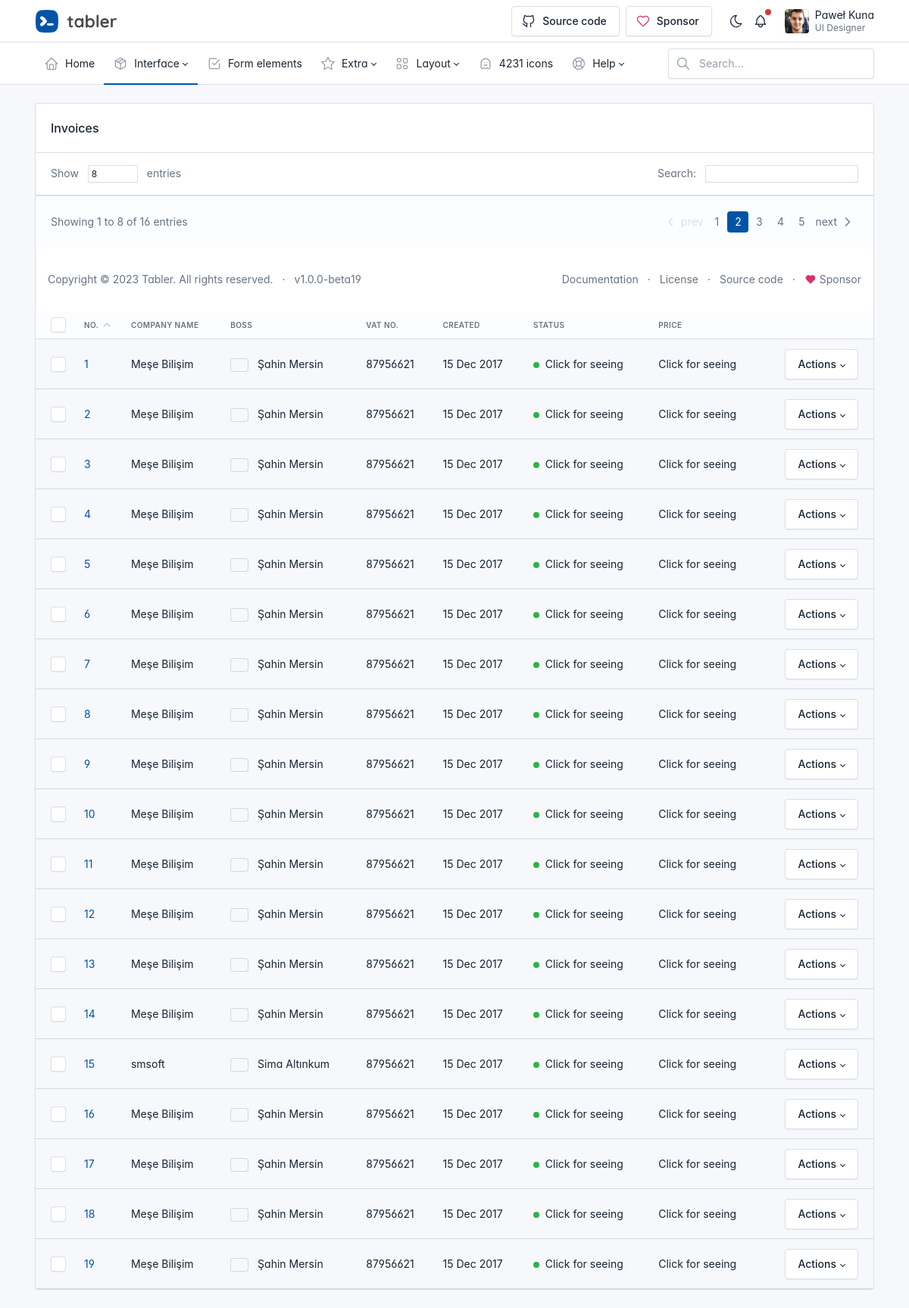
The app's page /select/, older data.
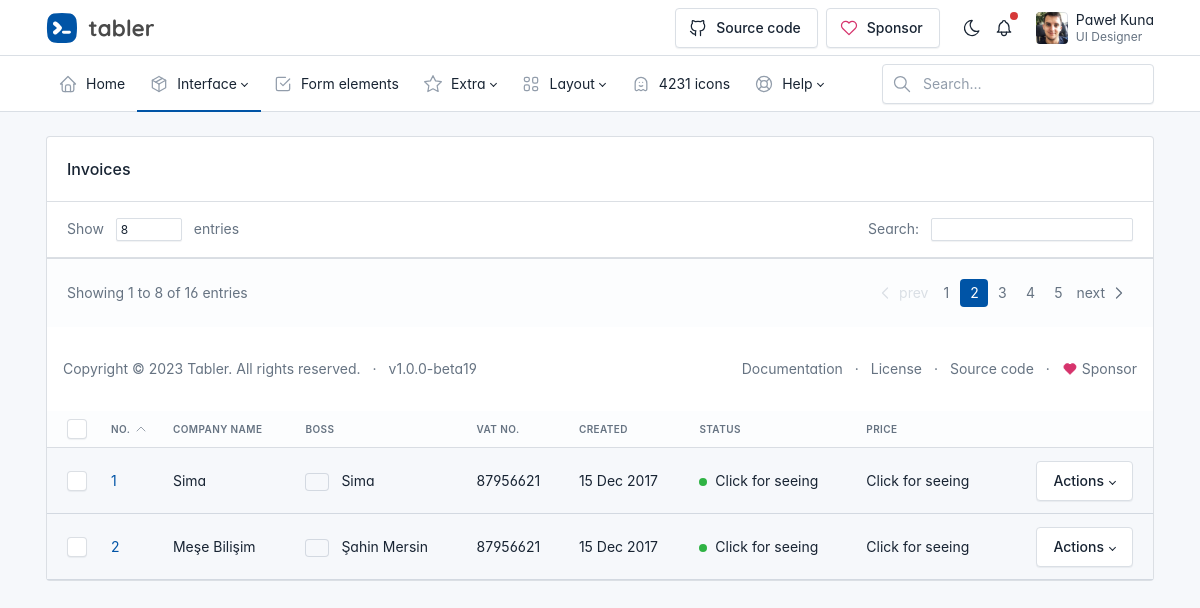
The same page, newer data.
### companies/models.py (models this page shows)
class Companies(models.Model):
    company_name= models.CharField(max_length=200, unique= True)
    boss_name = models.CharField(max_length=200)
    email = models.CharField(max_length=200)
    telephone = models.IntegerField(default=0)
    tax = models.IntegerField(default=0)

### companies/views.py (the view)
# urls.py: path('select/', views.selectCompany, name = "select"),
def selectCompany(request):
    account_list = Companies.objects.all()
    context = {
        "account_list": account_list
    }
    return render(request, "select.html", context)

### templates/select.html (shortened to what this page needs)
<!doctype html>
<html lang="en">
  <head>
    <link href="/static/css/tabler.min.css" rel="stylesheet"/>
    <link href="/static/css/tabler-flags.min.css" rel="stylesheet"/>
    <link href="/static/css/tabler-payments.min.css" rel="stylesheet"/>
    <link href="/static/css/tabler-vendors.min.css" rel="stylesheet"/>
    <link href="/static/css/demo.min.css?1685973381" rel="stylesheet"/>
  </head>
  <body >
    <div class="page">
      <header class="navbar navbar-expand-md d-print-none" >
        <div class="container-xl">
          <h1 class="navbar-brand navbar-brand-autodark d-none-navbar-horizontal pe-0 pe-md-3">
            <a href=".">
              <img src="/static/logo.svg" width="110" height="32" alt="Tabler" class="navbar-brand-image">
            </a>
          </h1>
          <div class="navbar-nav flex-row order-md-last">
            <div class="nav-item d-none d-md-flex me-3">
              <div class="btn-list">
                <a href="https://github.com/tabler/tabler" class="btn" target="_blank" rel="noreferrer">
                  Source code
                </a>
                <a href="https://github.com/sponsors/codecalm" class="btn" target="_blank" rel="noreferrer">
                  Sponsor
                </a>
              </div>
            </div>
            <div class="d-none d-md-flex">
              <a href="?theme=dark" class="nav-link px-0 hide-theme-dark" title="Enable dark mode" data-bs-toggle="tooltip"
		   data-bs-placement="bottom">
              </a>
              <div class="nav-item dropdown d-none d-md-flex me-3">
                <a href="#" class="nav-link px-0" data-bs-toggle="dropdown" tabindex="-1" aria-label="Show notifications">
                  <span class="badge bg-red"></span>
                </a>
              </div>
            </div>
            <div class="nav-item dropdown">
              <a href="#" class="nav-link d-flex lh-1 text-reset p-0" data-bs-toggle="dropdown" aria-label="Open user menu">
                <span class="avatar avatar-sm" style="background-image: url(/static/avatars/000m.jpg)"></span>
                <div class="d-none d-xl-block ps-2">
                  <div>Paweł Kuna</div>
                  <div class="mt-1 small text-secondary">UI Designer</div>
                </div>
              </a>
            </div>
          </div>
        </div>
      </header>
      <header class="navbar-expand-md">
        <div class="collapse navbar-collapse" id="navbar-menu">
          <div class="navbar">
            <div class="container-xl">
              <ul class="navbar-nav">
                <li class="nav-item">
                  <a class="nav-link" href="./" >
                    <span class="nav-link-icon d-md-none d-lg-inline-block">
                    </span>
                    <span class="nav-link-title">
                      Home
                    </span>
                  </a>
                </li>
                <li class="nav-item active dropdown">
                  <a class="nav-link dropdown-toggle" href="#navbar-base" data-bs-toggle="dropdown" data-bs-auto-close="outside" role="button" aria-expanded="false" >
                    <span class="nav-link-icon d-md-none d-lg-inline-block">
                    </span>
                    <span class="nav-link-title">
                      Interface
                    </span>
                  </a>
                </li>
                <li class="nav-item">
                  <a class="nav-link" href="./form-elements.html" >
                    <span class="nav-link-icon d-md-none d-lg-inline-block">
                    </span>
                    <span class="nav-link-title">
                      Form elements
                    </span>
                  </a>
                </li>
                <li class="nav-item dropdown">
                  <a class="nav-link dropdown-toggle" href="#navbar-extra" data-bs-toggle="dropdown" data-bs-auto-close="outside" role="button" aria-expanded="false" >
                    <span class="nav-link-icon d-md-none d-lg-inline-block">
                    </span>
                    <span class="nav-link-title">
                      Extra
                    </span>
                  </a>
                </li>
                <li class="nav-item dropdown">
                  <a class="nav-link dropdown-toggle" href="#navbar-layout" data-bs-toggle="dropdown" data-bs-auto-close="outside" role="button" aria-expanded="false" >
                    <span class="nav-link-icon d-md-none d-lg-inline-block">
                    </span>
                    <span class="nav-link-title">
                      Layout
                    </span>
                  </a>
                </li>
                <li class="nav-item">
                  <a class="nav-link" href="./icons.html" >
                    <span class="nav-link-icon d-md-none d-lg-inline-block">
                    </span>
                    <span class="nav-link-title">
                      4231 icons
                    </span>
                  </a>
                </li>
                <li class="nav-item dropdown">
                  <a class="nav-link dropdown-toggle" href="#navbar-help" data-bs-toggle="dropdown" data-bs-auto-close="outside" role="button" aria-expanded="false" >
                    <span class="nav-link-icon d-md-none d-lg-inline-block">
                    </span>
                    <span class="nav-link-title">
                      Help
                    </span>
                  </a>
                </li>
              </ul>
              <div class="my-2 my-md-0 flex-grow-1 flex-md-grow-0 order-first order-md-last">
                <form action="./" method="get" autocomplete="off" novalidate>
                  <div class="input-icon">
                    <span class="input-icon-addon">
                    </span>
                    <input type="text" value="" class="form-control" placeholder="Search…" aria-label="Search in website">
                  </div>
                </form>
              </div>
            </div>
          </div>
        </div>
      </header>
      <div class="page-wrapper">
        <div class="page-body">
          <div class="container-xl d-flex flex-column justify-content-center">
            <div class="col-12">
                <div class="card">
                  <div class="card-header">
                    <h3 class="card-title">Invoices</h3>
                  </div>
                  <div class="card-body border-bottom py-3">
                    <div class="d-flex">
                      <div class="text-secondary">
                        Show
                        <div class="mx-2 d-inline-block">
                          <input type="text" class="form-control form-control-sm" value="8" size="3" aria-label="Invoices count">
                        </div>
                        entries
                      </div>
                      <div class="ms-auto text-secondary">
                        Search:
                        <div class="ms-2 d-inline-block">
                          <input type="text" class="form-control form-control-sm" aria-label="Search invoice">
                        </div>
                      </div>
                    </div>
                  </div>
                  <div class="table-responsive">
                    <table class="table card-table table-vcenter text-nowrap datatable">
                      <thead>
                        <tr>
                          <th class="w-1"><input class="form-check-input m-0 align-middle" type="checkbox" aria-label="Select all invoices"></th>
                          <th class="w-1">No.
                            <svg xmlns="http://www.w3.org/2000/svg" class="icon icon-sm icon-thick" width="24" height="24" viewBox="0 0 24 24" stroke-width="2" stroke="currentColor" fill="none" stroke-linecap="round" stroke-linejoin="round"><path stroke="none" d="M0 0h24v24H0z" fill="none"></path><path d="M6 15l6 -6l6 6"></path></svg>
                          </th>
                          <th>Company Name</th>
                          <th>Boss</th>
                          <th>VAT No.</th>
                          <th>Created</th>
                          <th>Status</th>
                          <th>Price</th>
                          <th></th>
                        </tr>
                      </thead>
                      <tbody>
                        <tr>
                          {% for company in account_list %}
                            <td><input class="form-check-input m-0 align-middle" type="checkbox" aria-label="Select invoice"></td>
                            <td><span class="text-secondary"><a href="{% url 'selectCompanyDetail' company.pk %}">{{ company.pk }}</a></span></td>
                            <td><a href = "/sum/" class="text-reset" tabindex="-1" target = "_blank">{{ company.company_name }}</a></td>
                          <td>
                            <span class="flag flag-xs flag-country-us me-2"></span>
                            {{ company.boss_name }}
                          </td>
                          <td>
                            87956621
                          </td>
                          <td>
                            15 Dec 2017
                          </td>
                          <td>
                            <span class="badge bg-success me-1"></span> Click for seeing
                          </td>
                          <td>Click for seeing</td>
                          <td class="text-end">
                            <span class="dropdown">
                              <button class="btn dropdown-toggle align-text-top" data-bs-boundary="viewport" data-bs-toggle="dropdown">Actions</button>
                            </span>
                          </td>
                        </tr>
                        <tr>
                          {% endfor %}
                  <div class="card-footer d-flex align-items-center">
                    <p class="m-0 text-secondary">Showing <span>1</span> to <span>8</span> of <span>16</span> entries</p>
                    <ul class="pagination m-0 ms-auto">
                      <li class="page-item disabled">
                        <a class="page-link" href="#" tabindex="-1" aria-disabled="true">
                          <svg xmlns="http://www.w3.org/2000/svg" class="icon" width="24" height="24" viewBox="0 0 24 24" stroke-width="2" stroke="currentColor" fill="none" stroke-linecap="round" stroke-linejoin="round"><path stroke="none" d="M0 0h24v24H0z" fill="none"></path><path d="M15 6l-6 6l6 6"></path></svg>
                          prev
                        </a>
                      </li>
                      <li class="page-item"><a class="page-link" href="#">1</a></li>
                      <li class="page-item active"><a class="page-link" href="#">2</a></li>
                      <li class="page-item"><a class="page-link" href="#">3</a></li>
                      <li class="page-item"><a class="page-link" href="#">4</a></li>
                      <li class="page-item"><a class="page-link" href="#">5</a></li>
                      <li class="page-item">
                        <a class="page-link" href="#">
                          next
                          <svg xmlns="http://www.w3.org/2000/svg" class="icon" width="24" height="24" viewBox="0 0 24 24" stroke-width="2" stroke="currentColor" fill="none" stroke-linecap="round" stroke-linejoin="round"><path stroke="none" d="M0 0h24v24H0z" fill="none"></path><path d="M9 6l6 6l-6 6"></path></svg>
                        </a>
                      </li>
                    </ul>
                  </div>
                </div>
              </div>
          </div>
        </div>
        <footer class="footer footer-transparent d-print-none">
          <div class="container-xl">
            <div class="row text-center align-items-center flex-row-reverse">
              <div class="col-lg-auto ms-lg-auto">
                <ul class="list-inline list-inline-dots mb-0">
                  <li class="list-inline-item"><a href="https://tabler.io/docs" target="_blank" class="link-secondary" rel="noopener">Documentation</a></li>
                  <li class="list-inline-item"><a href="./license.html" class="link-secondary">License</a></li>
                  <li class="list-inline-item"><a href="https://github.com/tabler/tabler" target="_blank" class="link-secondary" rel="noopener">Source code</a></li>
                  <li class="list-inline-item">
                    <a href="https://github.com/sponsors/codecalm" target="_blank" class="link-secondary" rel="noopener">
                      Sponsor
                    </a>
                  </li>
                </ul>
              </div>
              <div class="col-12 col-lg-auto mt-3 mt-lg-0">
                <ul class="list-inline list-inline-dots mb-0">
                  <li class="list-inline-item">
                    Copyright &copy; 2023
                    <a href="." class="link-secondary">Tabler</a>.
                    All rights reserved.
                  </li>
                  <li class="list-inline-item">
                    <a href="./changelog.html" class="link-secondary" rel="noopener">
                      v1.0.0-beta19
                    </a>
                  </li>
                </ul>
              </div>
            </div>
          </div>
        </footer>
      </div>
    </div>
  </body>
</html>

### templates/select.html (style rules this page uses)
:root { --tblr-font-sans-serif: 'Inter Var', -apple-system, BlinkMacSystemFont, San Francisco, Segoe UI, Roboto, Helvetica Neue, sans-serif; }
body { font-feature-settings: "cv03", "cv04", "cv11"; }

Row changes from the older to the newer data that the page shows:
removed Companies: pk "3", company_name "Meşe Bilişim", boss_name "Şahin Mersin"
removed Companies: pk "4", company_name "Meşe Bilişim", boss_name "Şahin Mersin"
removed Companies: pk "5", company_name "Meşe Bilişim", boss_name "Şahin Mersin"
removed Companies: pk "6", company_name "Meşe Bilişim", boss_name "Şahin Mersin"
removed Companies: pk "7", company_name "Meşe Bilişim", boss_name "Şahin Mersin"
removed Companies: pk "8", company_name "Meşe Bilişim", boss_name "Şahin Mersin"
removed Companies: pk "9", company_name "Meşe Bilişim", boss_name "Şahin Mersin"
removed Companies: pk "10", company_name "Meşe Bilişim", boss_name "Şahin Mersin"
removed Companies: pk "11", company_name "Meşe Bilişim", boss_name "Şahin Mersin"
removed Companies: pk "12", company_name "Meşe Bilişim", boss_name "Şahin Mersin"
removed Companies: pk "13", company_name "Meşe Bilişim", boss_name "Şahin Mersin"
removed Companies: pk "14", company_name "Meşe Bilişim", boss_name "Şahin Mersin"
removed Companies: pk "15", company_name "smsoft", boss_name "Sima Altınkum"
removed Companies: pk "16", company_name "Meşe Bilişim", boss_name "Şahin Mersin"
removed Companies: pk "17", company_name "Meşe Bilişim", boss_name "Şahin Mersin"
removed Companies: pk "18", company_name "Meşe Bilişim", boss_name "Şahin Mersin"
removed Companies: pk "19", company_name "Meşe Bilişim", boss_name "Şahin Mersin"
changed Companies id 1: company_name "Meşe Bilişim" → "Sima"; boss_name "Şahin Mersin" → "Sima"
